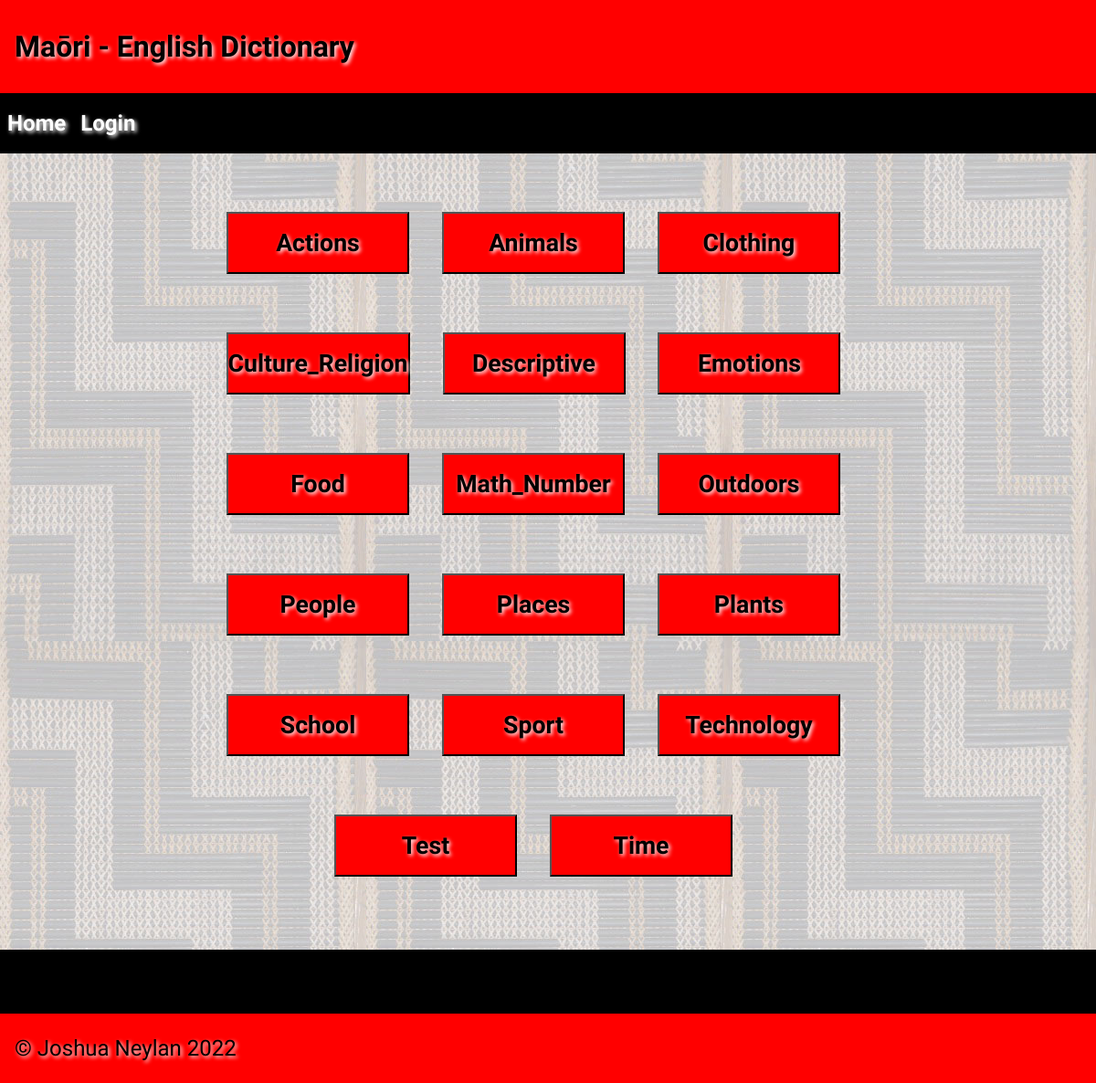
Before: / with the older database file.
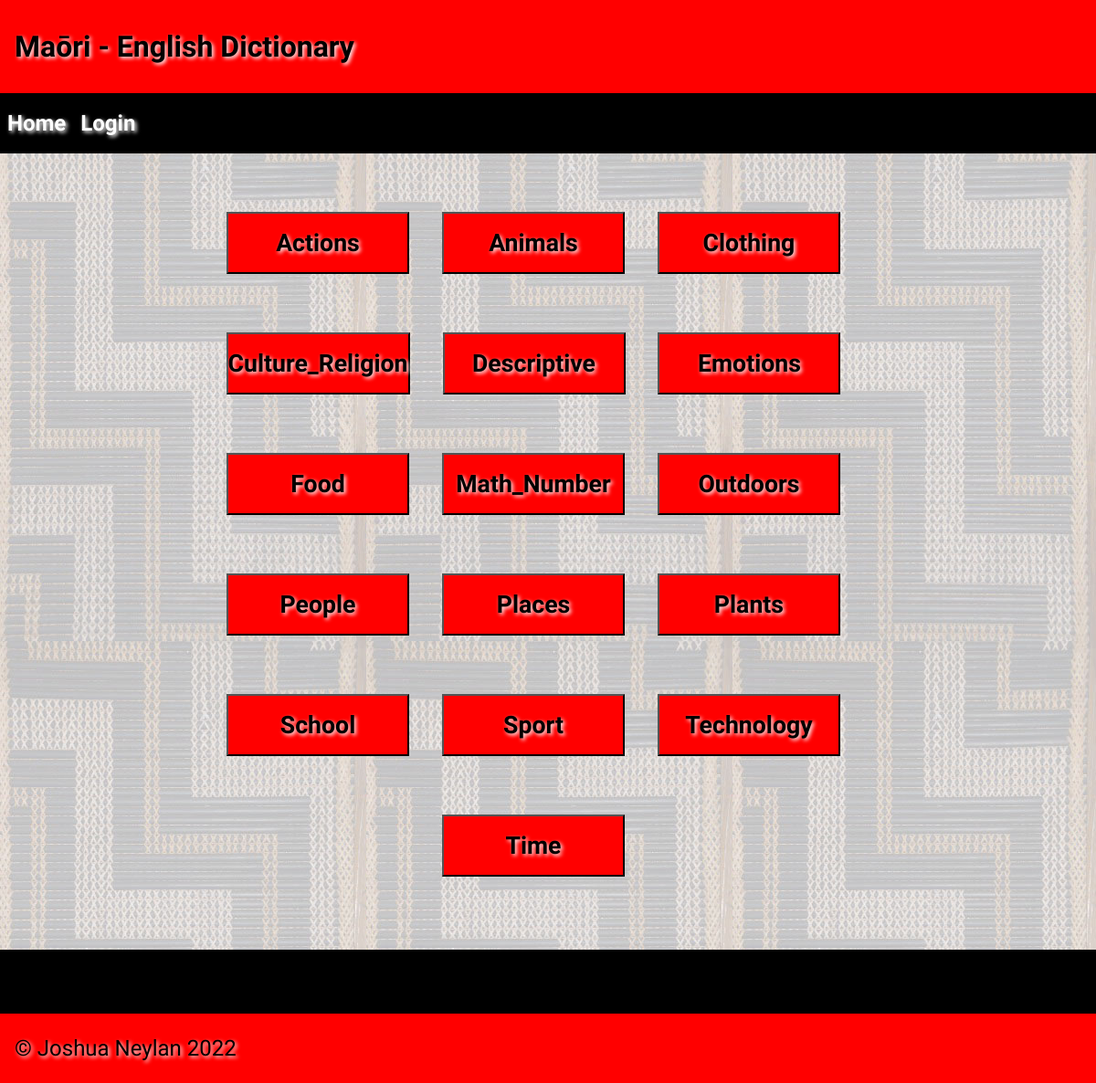
After: the same page with the newer database file.
### tables this page shows
CREATE TABLE "Categories"
(
    id            INTEGER
        constraint categories_pk
            primary key autoincrement,
    category_name varchar(50)
);

### app.py (the view)
@app.route('/')
def render_home():
    print(session)
    return render_template("home.html", categorys=category_setup(), logged_in=is_logged_in())

### app.py (called while the page is built)
def create_connection(db_file):
    try:
        connection = sqlite3.connect(db_file)
        connection.execute("pragma foreign_keys=ON")
        return connection
    except Error as e:
        print(e)
    return None

def category_setup():
    con = create_connection(DB_NAME)
    query = "SELECT category_name FROM Categories"
    cur = con.cursor()
    cur.execute(query)
    category_list = cur.fetchall()
    con.close()
    for i in range(len(category_list)):
        category_list[i] = category_list[i][0].title()
    category_list = sorted(list(set(category_list)))
    return category_list

def is_logged_in():
    if session.get("email") is None:
        return False
    return True

### templates/home.html (shortened to what this page needs)
{% extends 'base.html' %}
{% block heading %}Maōri - English Dictionary{% endblock %}
{% block main %}
    <div class="centered_group">
        {% for category in categorys %}
            <a href="/categorys/{{ category }}"><button><h1>{{ category }}</h1></button></a>
        {% endfor %}
    </div>
{% endblock %}

Changed rows visible on the page:
removed Categories: category_name "Test"
